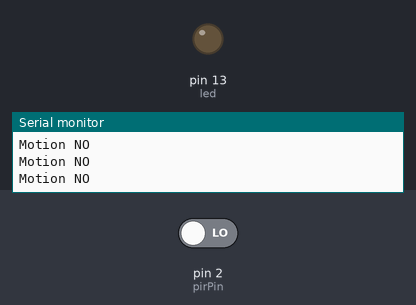
The sketch below on a simulated Arduino Uno, built with avr-gcc and run on an emulated ATmega328P. On the bench: output pins drawn as LEDs (lit = HIGH), the last lines printed to the serial monitor. Inputs (shaded band) come from the test bench; at power-on: pin 2 (pirPin) LOW.

Above: at 1.8 s.
1.9 s: pin 2 (pirPin) driven HIGH
At 3.2 s:
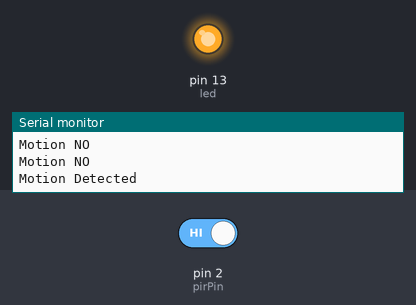
3.5 s: pin 2 (pirPin) driven LOW
At 5.5 s:
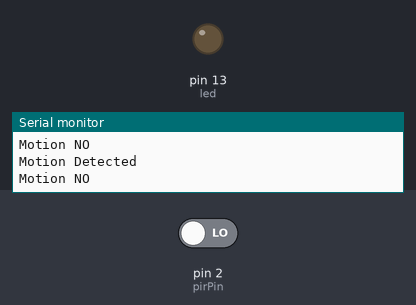
Timing chart, 0 to 7.0 s (numbered marks = the images above; inputs shaded):
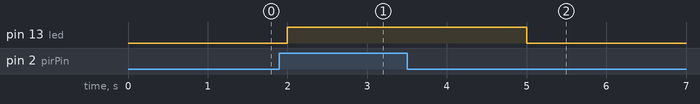

Measured:
- after the input at 1.9 s, pin 13 (led): LOW → HIGH after 0.10 s
- after the input at 3.5 s, pin 13 (led): HIGH → LOW after 1.5 s

The sketch:

PIR_sketch.ino
```cpp
int pirPin = 2; //digital 2
int led = 13;
int var=0;

void setup(){
 pinMode(pirPin, INPUT);
 pinMode(led, OUTPUT);
 Serial.begin(9600);

}


void loop(){
 var = digitalRead(pirPin);

  if(var == HIGH){ //was motion detected
    Serial.println("Motion Detected");
    digitalWrite(led, HIGH);
    delay(3000);
    }
  if(var == LOW){ //NO MOTION
    Serial.println("Motion NO");
    digitalWrite(led, LOW);
    delay(500);

  }
}
```
